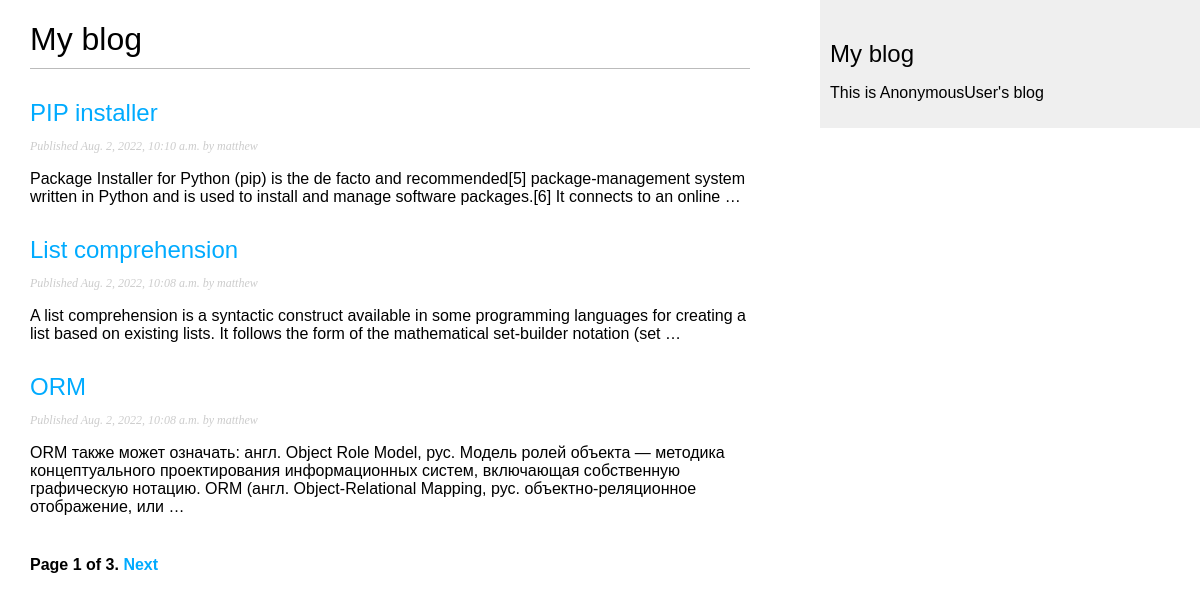
Screenshot of /blog/ with the database file from the repository.
### blog/models.py (models this page shows, shortened)
class Post(models.Model):
    STATUS_CHOICES = (
        ('d', 'Draft'),
        ('p', 'Published'),
    )
    title = models.CharField(max_length=256)
    slug = models.SlugField(max_length=256, unique_for_date='publish')  # unique_for_date - добавить дату из поля к адресу
    author = models.ForeignKey(User, on_delete=models.CASCADE, related_name='blog_posts')  # TODO:посмотреть related_name
    body = models.TextField()
    publish = models.DateTimeField(default=timezone.now)  # timezone - утилита Django
    created = models.DateTimeField(auto_now_add=True)  # дата автоматически сохраняется при создании объекта
    updated = models.DateTimeField(auto_now=True)  # дата автоматически сохраняется при сохранении объекта
    status = models.CharField(max_length=1, choices=STATUS_CHOICES, default='d')
    objects = models.Manager()  # менеджер по умолчанию
    published = PublishedManager()  # наш менеджер
    class Meta:
        ordering = ('-publish', )  # инвертированная сортировка по полю publish
    def get_absolute_url(self):
        return reverse('blog:post_detail', args=(self.publish.year, self.publish.month,
                                                 self.publish.day, self.slug))

### blog/views.py (the view)
# urls.py: path('', views.post_list, name='post_list'),
def post_list(request):
    object_list = Post.published.all()
    paginator = Paginator(object_list, 3)
    page = request.GET.get('page')
    try:
        posts = paginator.page(page)
    except PageNotAnInteger:
        posts = paginator.page(1)
    except EmptyPage:  # если индекс больше, чем кол-во страниц
        posts = paginator.page(paginator.num_pages)
    context = {
        'page': page,
        'posts': posts
    }
    return render(request, template_name='blog/post/list.html', context=context)

### blog/models.py (called while the page is built)
    def get_queryset(self):
        return super().get_queryset().filter(status='p')

### blog/templates/blog/post/list.html (shortened to what this page needs)
{% extends 'blog/base.html' %}
{% block content %}
    <h1>My blog</h1>
    {% for post in posts %}
        <h2>
            <a href="{{ post.get_absolute_url }}">{{ post.title }}</a>
        </h2>
        <p class="date">Published {{ post.publish }} by {{ post.author }}</p>
        {{ post.body|truncatewords:30|linebreaks }}
    {% endfor %}
    {% include 'pagination.html' with page=posts %}
{% endblock %}

### blog/templates/blog/base.html (shortened to what this page needs)
{% load static %}
<!DOCTYPE html>
<html lang="en">
<head>
    <link rel="stylesheet" href="{% static 'css/blog.css' %}">
</head>
<body>
    <div id="content">
        {% block content %}
        {% endblock %}
    </div>
    <div id="sidebar">
        <h2>My blog</h2>
        <p>This is {{ user|capfirst }}'s blog</p>
    </div>
</body>
</html>

### blog/templates/pagination.html (shortened to what this page needs)
<div class="pagination">
    <span class="step-links">
        <span class="current">
            Page {{ page.number }} of {{ page.paginator.num_pages }}.
        </span>
        {% if page.has_next %}
            <a href="?page={{ page.next_page_number }}">Next</a>
        {% endif %}
    </span>
</div>

### blog/static/css/blog.css (style rules this page uses)
body { margin:0; padding:0; font-family:helvetica, sans-serif; }
a { color:#00abff; text-decoration:none; }
h1 { font-weight:normal; border-bottom:1px solid #bbb; padding:0 0 10px 0; }
h2 { font-weight:normal; margin:30px 0 0; }
#content { float:left; width:60%; padding:0 0 0 30px; }
#sidebar { float:right; width:30%; padding:10px; background:#efefef; height:100%; }
p.date { color:#ccc; font-family: georgia, serif; font-size: 12px; font-style: italic; }
.pagination { margin:40px 0; font-weight:bold; }

### rows the page displays
Post: title "PIP installer", publish "Aug. 2, 2022, 10:10 a.m.", author "matthew", body "Package Installer for Python (pip) is the de facto and recommended[5] package-management system written in Python and is used to install and manage software packages.[6] It connects to an online …"
Post: title "List comprehension", publish "Aug. 2, 2022, 10:08 a.m.", author "matthew", body "A list comprehension is a syntactic construct available in some programming languages for creating a list based on existing lists. It follows the form of the mathematical set-builder notation (set …"
Post: title "ORM", publish "Aug. 2, 2022, 10:08 a.m.", author "matthew", body "ORM также может означать: англ. Object Role Model, рус. Модель ролей объекта — методика концептуального проектирования информационных систем, включающая собственную графическую нотацию. ORM (англ. Object-Relational Mapping, рус. объектно-реляционное отображение, или …"

### other values shown
{{ page.number }} "1"
{{ page.paginator.num_pages }} "3"
{{ user|capfirst }} "AnonymousUser"
